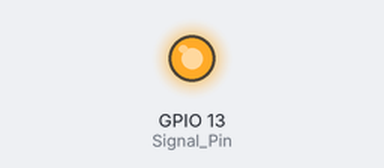
Bench run of a sketch on a simulated ESP32. On the bench: output pins drawn as LEDs (lit = HIGH).

Above: at 1.2 s.
At 3.7 s:
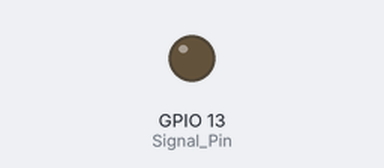
Timing chart, 0 to 6.5 s (numbered marks = the images above):
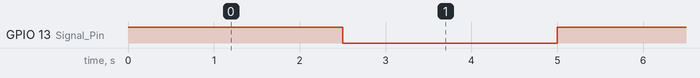

The sketch:

relaybasic.ino
```cpp
int Signal_Pin = 13;

void setup() {
  // put your setup code here, to run once:
  pinMode(Signal_Pin, OUTPUT);

}

void loop() {
  // put your main code here, to run repeatedly:
  digitalWrite(Signal_Pin, HIGH);
  delay(2500);
  digitalWrite(Signal_Pin, LOW);
  delay(2500);
}
```

Measured:
- by itself, GPIO 13 (Signal_Pin): alternates HIGH for 2.5 s and LOW for 2.5 s
